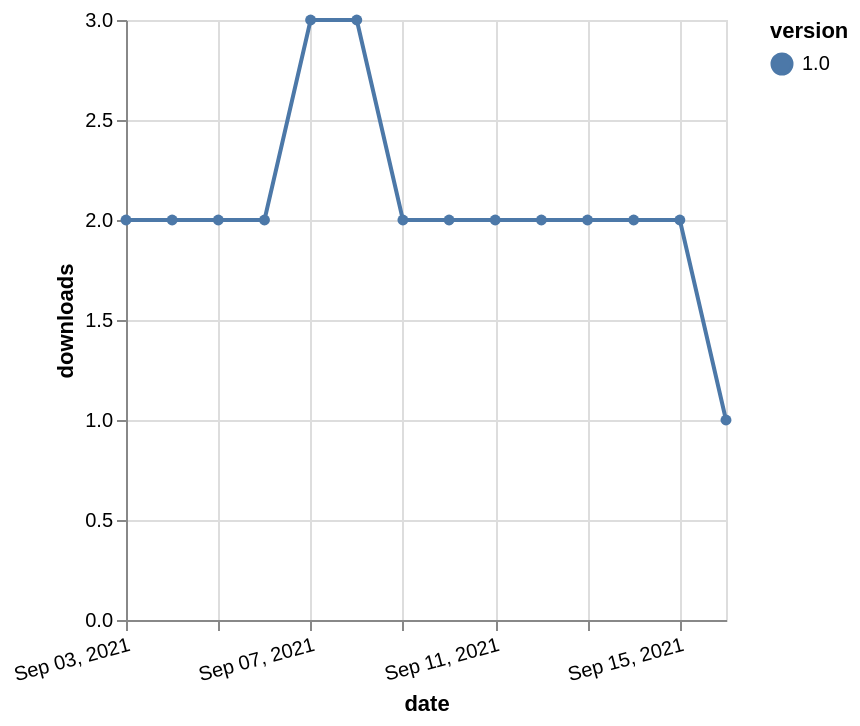

The Vega-Lite source for this figure:
### Vega-Lite specification from a JSON file in a GitHub repository (floating-point values rounded to 4 significant figures)
{"$schema": "https://vega.github.io/schema/vega-lite/v5.json", "description": "A simple bar chart with embedded data.", "data": {"values": [{"date": "2021-09-03", "total": 2775, "delta": 2, "version": "1.0"}, {"date": "2021-09-04", "total": 2777, "delta": 2, "version": "1.0"}, {"date": "2021-09-05", "total": 2779, "delta": 2, "version": "1.0"}, {"date": "2021-09-06", "total": 2781, "delta": 2, "version": "1.0"}, {"date": "2021-09-07", "total": 2784, "delta": 3, "version": "1.0"}, {"date": "2021-09-08", "total": 2787, "delta": 3, "version": "1.0"}, {"date": "2021-09-09", "total": 2789, "delta": 2, "version": "1.0"}, {"date": "2021-09-10", "total": 2791, "delta": 2, "version": "1.0"}, {"date": "2021-09-11", "total": 2793, "delta": 2, "version": "1.0"}, {"date": "2021-09-12", "total": 2795, "delta": 2, "version": "1.0"}, {"date": "2021-09-13", "total": 2797, "delta": 2, "version": "1.0"}, {"date": "2021-09-14", "total": 2799, "delta": 2, "version": "1.0"}, {"date": "2021-09-15", "total": 2801, "delta": 2, "version": "1.0"}, {"date": "2021-09-16", "total": 2802, "delta": 1, "version": "1.0"}]}, "width": "container", "mark": {"type": "line", "point": {"filled": true}}, "encoding": {"x": {"field": "date", "type": "temporal", "timeUnit": "yearmonthdate", "title": "date", "axis": {"labelAngle": -15}}, "y": {"field": "delta", "type": "quantitative", "title": "downloads"}, "color": {"field": "version", "type": "nominal"}, "tooltip": {"field": "delta"}}}
